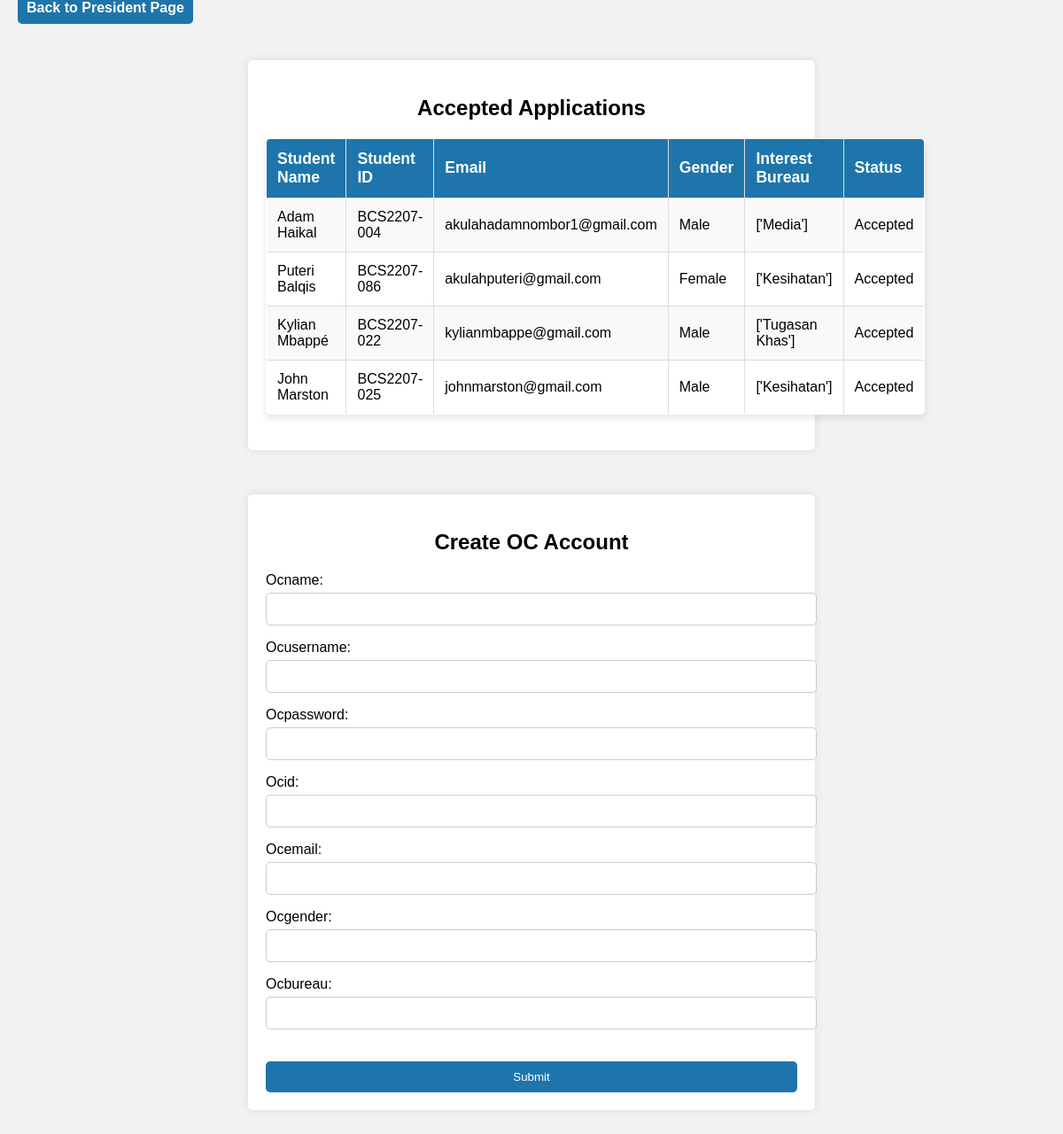
The page /OC/oc_president_page/update_page/create_oc/ on the database its author committed.
### RecruitmentSystem/models.py (models this page shows, shortened)
class StudentApplication(models.Model):
    name = models.CharField(max_length=100)
    student_id = models.CharField(max_length=20)
    email = models.EmailField()
    gender = models.CharField(max_length=10)
    interest_bureau = models.CharField(max_length=100)
    proof_of_skills = models.FileField(upload_to='proof_of_skills/')

class ApplicationStatus(models.Model):
    student_application = models.OneToOneField(StudentApplication, on_delete=models.CASCADE)
    status = models.CharField(max_length=10, choices=[('Accepted', 'Accepted'), ('Rejected', 'Rejected'), ('Pending', 'Pending')], default='Pending')

### RecruitmentSystem/views.py (the view)
# urls.py: path('oc_president_page/update_page/create_oc/', views.create_oc, name='create_oc'),
def create_oc(request):
    register = StudentApplication.objects.all()
    if request.method == 'POST':
        form = OCDataForm(request.POST)
        if form.is_valid():
            form.save()
            return redirect('create_oc')
    else:
        form = OCDataForm()
    return render(request, 'create_oc.html', {'form': form,'register':register})

### RecruitmentSystem/forms.py
class OCDataForm(forms.ModelForm):
    class Meta:
        model = OCData
        fields = ['ocname', 'ocusername', 'ocpassword', 'ocid', 'ocemail', 'ocgender', 'ocbureau']

### RecruitmentSystem/templates/create_oc.html (shortened to what this page needs)
<!DOCTYPE html>
<html lang="en">
<head>
</head>
<body>
    <a href="{% url 'oc_president_page' %}" class="back-button">Back to President Page</a>
    <div class="form-container">
        <h2>Accepted Applications</h2>
        <table>
            <tr>
                <th>Student Name</th>
                <th>Student ID</th>
                <th>Email</th>
                <th>Gender</th>
                <th>Interest Bureau</th>
                <th>Status</th>
            </tr>
            {% for application in register %}
                {% if application.applicationstatus.status == "Accepted" %}
                <tr>
                    <td>{{ application.name }}</td>
                    <td>{{ application.student_id }}</td>
                    <td>{{ application.email }}</td>
                    <td>{{ application.gender }}</td>
                    <td>{{ application.interest_bureau }}</td>
                    <td>{{ application.applicationstatus.status }}</td>
                </tr>
                {% endif %}
            {% endfor %}
        </table>
    </div>
    <div class="form-container">
        <h2>Create OC Account</h2>
        <form action="{% url 'create_oc' %}" method="post" enctype="multipart/form-data">
            {{ form.as_p }}
            <button type="submit">Submit</button>
        </form>
    </div>
</body>
</html>

### RecruitmentSystem/templates/create_oc.html (style rules this page uses)
body { font-family: Arial, sans-serif; background-color: #f2f2f2; margin: 0; padding: 0; }
.form-container { width: 50%; margin: 50px auto; padding: 20px; background-color: #fff; border-radius: 5px; box-shadow: 0 0 10px rgba(0,0,0,0.1); }
.form-container h2 { text-align: center; }
.form-container label { display: block; margin-top: 10px; }
.form-container input[type="text"], .form-container input[type="email"], .form-container input[type="file"], .form-container select { width: 100%; padding: 10px; margin-top: 5px; border: 1px solid #ccc; border-radius: 5px; }
.form-container button { width: 100%; padding: 10px; background-color: #1e75ab; color: white; border: none; border-radius: 5px; margin-top: 20px; cursor: pointer; }
.back-button { width: 8%; margin: 20px; padding: 10px 10px; background-color: #1e75ab; color: white; border-radius: 5px; text-decoration: none; font-weight: bold; text-align: center; }
table { width: 100%; border-collapse: collapse; margin: 20px 0; background-color: white; box-shadow: 0 4px 8px rgba(0, 0, 0, 0.1); border-radius: 5px; overflow: hidden; }
table, th, td { border: 1px solid #ddd; }
th, td { padding: 12px; text-align: left; }
th { background-color: #1e75ab; color: white; font-size: 1.1em; }
tr:nth-child(even) { background-color: #f9f9f9; }

### rows shown on the page
StudentApplication: name "Adam Haikal", student_id "BCS2207-004", email "akulahadamnombor1@gmail.com", gender "Male", interest_bureau "['Media']", applicationstatus.status "Accepted"
StudentApplication: name "Puteri Balqis", student_id "BCS2207-086", email "akulahputeri@gmail.com", gender "Female", interest_bureau "['Kesihatan']", applicationstatus.status "Accepted"
StudentApplication: name "Kylian Mbappé", student_id "BCS2207-022", email "kylianmbappe@gmail.com", gender "Male", interest_bureau "['Tugasan Khas']", applicationstatus.status "Accepted"
StudentApplication: name "John Marston", student_id "BCS2207-025", email "johnmarston@gmail.com", gender "Male", interest_bureau "['Kesihatan']", applicationstatus.status "Accepted"
